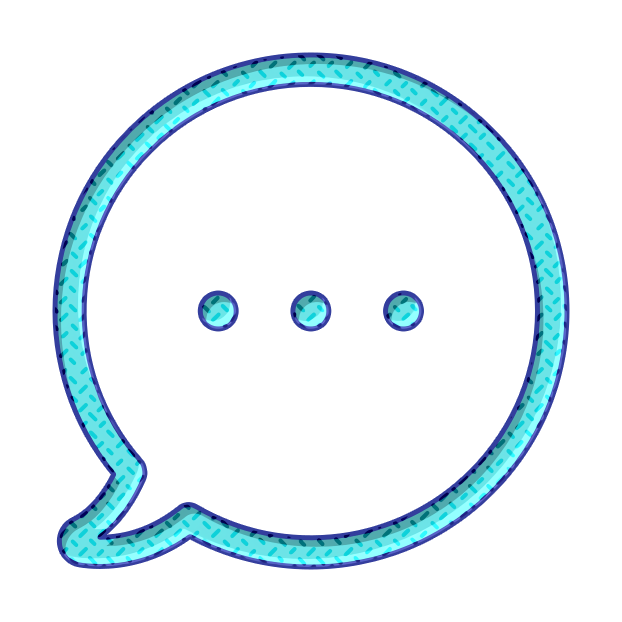
#> input picture test/imagetest/dialog/origin.png, 1244 x 1244 px (shown at 1/2 size)
$ python scale.py
#> lines starting #> are read from the running program, lines starting #| are printed output that depends on the picture
from PIL import Image

def resize_image(input_path, output_path, max_size):
    """
    等比例缩小图片，最长边不超过 max_size
    :param input_path: 输入图片路径
    :param output_path: 输出图片路径
    :param max_size: 缩小后最长边的像素大小（例如 800）
    """
#> called with input_path = 'origin.png', output_path = 'dialog_icon.png', max_size = 20
    with Image.open(input_path) as img:
        # 获取原始尺寸
#> img is the input picture: PIL image 1244x1244 RGBA; mean R, G, B, A 36, 54.8, 102.8, 40
        width, height = img.size
#> width = 1244; height = 1244

        # 计算缩放比例
        ratio = min(max_size / width, max_size / height)
#> ratio = 0.0161

        # 如果图片本身已经比目标小，就不缩放
        if ratio >= 1:
            print("图片已经比目标尺寸小，无需缩放。")
            img.save(output_path)
            return

        # 计算新的尺寸
        new_size = (int(width * ratio), int(height * ratio))
#> new_size = (20, 20)
        resized_img = img.resize(new_size, Image.Resampling.LANCZOS)
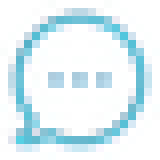
#> resized_img: PIL image 20x20 RGBA (shown 8 times larger); mean R, G, B, A 42.2, 88.9, 108.1, 43.6; transparent parts drawn white

        # 保存输出文件
        resized_img.save(output_path)
        print(f"已保存到 {output_path}，新尺寸为 {new_size}")
#| 已保存到 dialog_icon.png，新尺寸为 (20, 20)

# 示例用法
resize_image("origin.png", "dialog_icon.png", 20)
